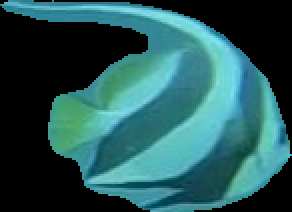
#> input picture sample_data/masks/filtered_masks/passed/EnvironmentA12_frame_00072_jpg.rf.a84d71316848437793277135bef41923_0_0_0.png, 146 x 106 px (shown 2 times larger)
$ python -i test.py   (imports and definitions only)
#> lines starting #> are read from the running program, lines starting #| are printed output that depends on the picture; after the words box and inside, x2 and y2 are one past the last pixel; in counts of white or black regions, pixels touching at a corner belong together
import os
import cv2
import shutil
import numpy as np

# Paths
image_folder = "masks_iou30_bysize_by5componets/passed"
failed_folder = "masks_iou30_bysize_by5componets/failed"
progress_file = "progress.txt"
# [1 line not run here, left out]

# Load processed files from progress file
def load_progress():
    if os.path.exists(progress_file):
        with open(progress_file, "r") as f:
            return f.read().splitlines()
    return []

# Save processed file
def save_progress(image_name):
    with open(progress_file, "a") as f:
        f.write(image_name + "\n")

# Get all image files
image_files = sorted([f for f in os.listdir(image_folder) if f.endswith(('.png', '.jpg', '.jpeg'))])
processed_files = load_progress()

# Start from the first unprocessed image
index = next((i for i, img in enumerate(image_files) if img not in processed_files), len(image_files))
history = []  # Store processed images for undo

# [47 lines not run here, left out]
import os
import cv2
import shutil

# Paths
image_folder = "masks_iou30_bysize_by5componets/passed"
failed_folder = "masks_iou30_bysize_by5componets/failed"
progress_file = "progress.txt"
# [1 line not run here, left out]

# Load processed files from progress file
def load_progress():
    if os.path.exists(progress_file):
        with open(progress_file, "r") as f:
            return f.read().splitlines()
    return []

# Save processed file
def save_progress(image_name):
    with open(progress_file, "a") as f:
        f.write(image_name + "\n")

# Get all image files
image_files = sorted([f for f in os.listdir(image_folder) if f.endswith(('.png', '.jpg', '.jpeg'))])
processed_files = load_progress()

# Start from the first unprocessed image
index = next((i for i, img in enumerate(image_files) if img not in processed_files), len(image_files))
history = []  # Store processed images for undo

# [36 lines not run here, left out]
import os
import cv2
import shutil

# Paths
image_folder = "masks_iou30_bysize_by5componets/passed"
failed_folder = "masks_iou30_bysize_by5componets/failed"
progress_file = "progress.txt"
# [1 line not run here, left out]

# Zoom & Pan Variables
scale = 1.0
tx, ty = 0, 0
dragging = False
ix, iy = 0, 0
image = None

# Load processed files from progress file
def load_progress():
    if os.path.exists(progress_file):
        with open(progress_file, "r") as f:
            return set(f.read().splitlines())
    return set()

# Save processed file
def save_progress(image_name):
    with open(progress_file, "a") as f:
        f.write(image_name + "\n")

# [43 lines left out: functions update_display, mouse_callback, not called in this run]

# Get all image files
image_files = sorted([f for f in os.listdir(image_folder) if f.endswith((".png", ".jpg", ".jpeg"))])
processed_files = load_progress()

# Start from the first unprocessed image
index = next((i for i, img in enumerate(image_files) if img not in processed_files), len(image_files))

# [46 lines not run here, left out]
import os
import cv2
import shutil

# Paths
image_folder = "masks_iou30_bysize_by5componets/passed"
failed_folder = "masks_iou30_bysize_by5componets/failed"
# [1 line not run here, left out]

# Zoom & Pan Variables
scale = 1.0
tx, ty = 0, 0
dragging = False
ix, iy = 0, 0
image = None

# [43 lines left out: functions update_display, mouse_callback, not called in this run]

# Get all image files
image_files = [f for f in os.listdir(image_folder) if f.endswith(('.png', '.jpg', '.jpeg'))]

# [23 lines not run here, left out]
import os
import cv2
import shutil

# Paths
image_folder = "masks_iou30_bysize_by5componets/passed"
failed_folder = "masks_iou30_bysize_by5componets/failed"

# Ensure the failed folder exists
# [1 line not run here, left out]

# Get all image files
image_files = [f for f in os.listdir(image_folder) if f.endswith(('.png', '.jpg', '.jpeg'))]

# [24 lines not run here, left out]
import cv2
import numpy as np

# [36 lines left out: function check_disjoint_regions, not called in this run]

# Example usage
image_path = "masks_iou10_bysize_by5componets/failed/EnvironmentA1_frame_00069_jpg.rf.75bfd3fc64139cc1b5e902da38353019_0_0_13.png"  # Replace with actual image path
# output_path = "/path/to/output.png"  # Optional: Save output
# [4 lines not run here, left out]
import cv2
import numpy as np

# [22 lines left out: function highlight_black_regions, not called in this run]

# Example usage
image_path = "masks_iou10_bysize_by5componets\passed\EnvironmentA2_frame_00027_jpg.rf.95953afc96b13f70a3f16149bc59e635_0_0_1.png"  # Replace with actual image path
output_path = "/path/to/output.png"  # Optional: Save output
# [3 lines not run here, left out]


import cv2
import numpy as np

def display_contours(image_path):
    """Displays contours of a given image."""
    # Load image in grayscale
    image = cv2.imread(image_path, cv2.IMREAD_GRAYSCALE)
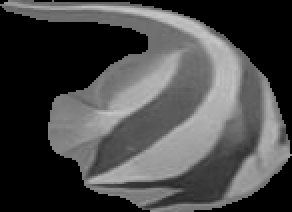
#> image: shape (106, 146) (shown 2 times larger); min 0, max 200, mean 72.3

    # Convert to binary mask
    _, binary_mask = cv2.threshold(image, 128, 255, cv2.THRESH_BINARY)
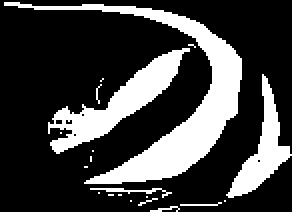
#> binary_mask: shape (106, 146) (shown 2 times larger); 25.3% white; 20 white regions (15 under 20 px)

    # Find contours
    contours, _ = cv2.findContours(binary_mask, cv2.RETR_EXTERNAL, cv2.CHAIN_APPROX_SIMPLE)
#> contours = 20 contours, 17 with area under 20; largest, box (x1, y1, x2, y2) and area: (2, 1, 121, 92) 1878, (24, 24, 95, 77) 972, (113, 37, 146, 99) 560

    # Convert grayscale to BGR for visualization
    contour_image = cv2.cvtColor(image, cv2.COLOR_GRAY2BGR)

    # Draw contours
    cv2.drawContours(contour_image, contours, -1, (0, 255, 0), 2)
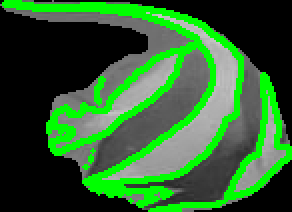
#> contour_image: shape (106, 146, 3) (shown 2 times larger); mean B, G, R 46, 97, 46

    # Display the image with contours
    cv2.imshow("Contours", contour_image)
    cv2.waitKey(0)
    cv2.destroyAllWindows()

# Example usage
image_path = "masks_iou10_bysize_by5componets\passed\EnvironmentA2_frame_00027_jpg.rf.95953afc96b13f70a3f16149bc59e635_0_0_1.png"  # Replace with actual image path
# [1 line not run here, left out]

>>> result = display_contours('sample_data/masks/filtered_masks/passed/EnvironmentA12_frame_00072_jpg.rf.a84d71316848437793277135bef41923_0_0_0.png')

$ run again, on sample_data/masks/filtered_masks/passed/EnvironmentA13_frame_00047_jpg.rf.087c054a74d6b8c1d2ca64a8aea7ebaa_0_0_1.png
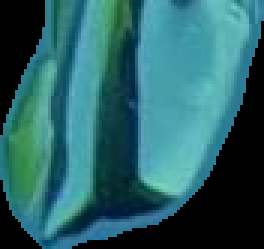
#> input picture sample_data/masks/filtered_masks/passed/EnvironmentA13_frame_00047_jpg.rf.087c054a74d6b8c1d2ca64a8aea7ebaa_0_0_1.png, 88 x 83 px (shown 3 times larger)
#> in display_contours, `_, binary_mask = cv2.threshold(image, 128, 255, cv2.THRESH_BINARY)`:
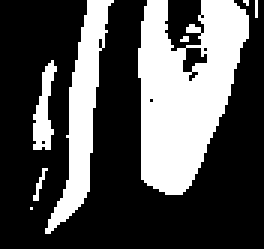
#> binary_mask: shape (83, 88) (shown 3 times larger); 31.9% white; 8 white regions (5 under 20 px)
#> contours = 8 contours, 5 with area under 20; largest, box (x1, y1, x2, y2) and area: (46, 0, 83, 65) 1520, (15, 0, 38, 78) 518, (11, 20, 19, 50) 96
#> in display_contours, `cv2.drawContours(contour_image, contours, -1, (0, 255, 0), 2)`:
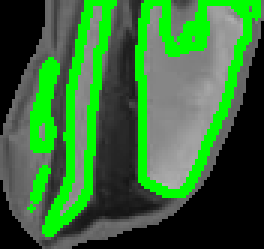
#> contour_image: shape (83, 88, 3) (shown 3 times larger); mean B, G, R 54.7, 107.8, 54.7

$ run again, on sample_data/masks/filtered_masks/passed/EnvironmentA13_frame_00047_jpg.rf.087c054a74d6b8c1d2ca64a8aea7ebaa_0_0_2.png
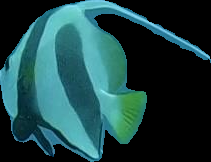
#> input picture sample_data/masks/filtered_masks/passed/EnvironmentA13_frame_00047_jpg.rf.087c054a74d6b8c1d2ca64a8aea7ebaa_0_0_2.png, 211 x 162 px
#> in display_contours, `_, binary_mask = cv2.threshold(image, 128, 255, cv2.THRESH_BINARY)`:
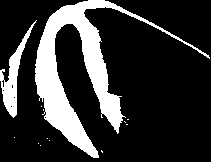
#> binary_mask: shape (162, 211); 20.4% white; 13 white regions (11 under 20 px)
#> contours = 13 contours, 11 with area under 20; largest, box (x1, y1, x2, y2) and area: (35, 0, 210, 158) 5599, (0, 20, 37, 118) 804
#> in display_contours, `cv2.drawContours(contour_image, contours, -1, (0, 255, 0), 2)`:
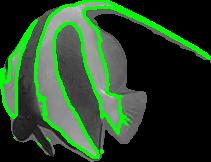
#> contour_image: shape (162, 211, 3); mean B, G, R 41.1, 70.1, 41.1
